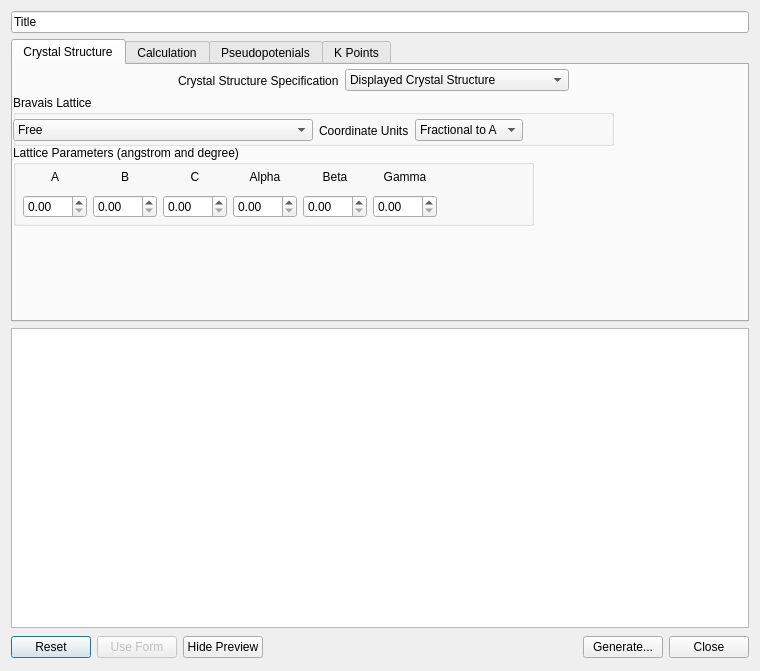
<?xml version="1.0" encoding="UTF-8"?>
<ui version="4.0">
 <class>EspressoInputDialog</class>
 <widget class="QDialog" name="EspressoInputDialog">
  <property name="geometry">
   <rect>
    <x>0</x>
    <y>0</y>
    <width>760</width>
    <height>671</height>
   </rect>
  </property>
  <property name="sizePolicy">
   <sizepolicy hsizetype="Preferred" vsizetype="Preferred">
    <horstretch>0</horstretch>
    <verstretch>0</verstretch>
   </sizepolicy>
  </property>
  <property name="minimumSize">
   <size>
    <width>100</width>
    <height>0</height>
   </size>
  </property>
  <property name="windowTitle">
   <string>Quantum Espresso Input</string>
  </property>
  <layout class="QGridLayout" name="gridLayout_2">
   <item row="2" column="0">
    <layout class="QVBoxLayout" name="verticalLayout_2">
     <item>
      <widget class="QTabWidget" name="tabWidget">
       <property name="sizePolicy">
        <sizepolicy hsizetype="Expanding" vsizetype="Preferred">
         <horstretch>0</horstretch>
         <verstretch>0</verstretch>
        </sizepolicy>
       </property>
       <property name="minimumSize">
        <size>
         <width>0</width>
         <height>250</height>
        </size>
       </property>
       <property name="currentIndex">
        <number>0</number>
       </property>
       <widget class="QWidget" name="tab">
        <attribute name="title">
         <string>Crystal Structure</string>
        </attribute>
        <widget class="QWidget" name="horizontalLayoutWidget">
         <property name="geometry">
          <rect>
           <x>0</x>
           <y>0</y>
           <width>721</width>
           <height>31</height>
          </rect>
         </property>
         <layout class="QHBoxLayout" name="horizontalLayout_2">
          <item>
           <spacer name="horizontalSpacer_3">
            <property name="orientation">
             <enum>Qt::Horizontal</enum>
            </property>
            <property name="sizeHint" stdset="0">
             <size>
              <width>40</width>
              <height>20</height>
             </size>
            </property>
           </spacer>
          </item>
          <item>
           <widget class="QLabel" name="label">
            <property name="text">
             <string>Crystal Structure Specification</string>
            </property>
           </widget>
          </item>
          <item>
           <widget class="QComboBox" name="crystalCombo">
            <item>
             <property name="text">
              <string>Displayed Crystal Structure</string>
             </property>
            </item>
            <item>
             <property name="text">
              <string>Generate Primitve Lattice and Basis</string>
             </property>
            </item>
            <item>
             <property name="text">
              <string>Manual</string>
             </property>
            </item>
           </widget>
          </item>
          <item>
           <spacer name="horizontalSpacer_2">
            <property name="orientation">
             <enum>Qt::Horizontal</enum>
            </property>
            <property name="sizeHint" stdset="0">
             <size>
              <width>40</width>
              <height>20</height>
             </size>
            </property>
           </spacer>
          </item>
         </layout>
        </widget>
        <widget class="QGroupBox" name="groupBox">
         <property name="geometry">
          <rect>
           <x>0</x>
           <y>80</y>
           <width>521</width>
           <height>81</height>
          </rect>
         </property>
         <property name="title">
          <string>Lattice Parameters (angstrom and degree)</string>
         </property>
         <widget class="QWidget" name="gridLayoutWidget_2">
          <property name="geometry">
           <rect>
            <x>10</x>
            <y>20</y>
            <width>511</width>
            <height>53</height>
           </rect>
          </property>
          <layout class="QGridLayout" name="gridLayout_3">
           <item row="1" column="0">
            <widget class="QDoubleSpinBox" name="spinLatticeA">
             <property name="maximum">
              <double>360.000000000000000</double>
             </property>
            </widget>
           </item>
           <item row="0" column="0">
            <widget class="QLabel" name="label_2">
             <property name="text">
              <string>A</string>
             </property>
             <property name="alignment">
              <set>Qt::AlignCenter</set>
             </property>
            </widget>
           </item>
           <item row="0" column="1">
            <widget class="QLabel" name="label_3">
             <property name="text">
              <string>B</string>
             </property>
             <property name="alignment">
              <set>Qt::AlignCenter</set>
             </property>
            </widget>
           </item>
           <item row="1" column="1">
            <widget class="QDoubleSpinBox" name="spinLatticeB">
             <property name="maximum">
              <double>360.000000000000000</double>
             </property>
            </widget>
           </item>
           <item row="0" column="2">
            <widget class="QLabel" name="label_4">
             <property name="text">
              <string>C</string>
             </property>
             <property name="alignment">
              <set>Qt::AlignCenter</set>
             </property>
            </widget>
           </item>
           <item row="0" column="3">
            <widget class="QLabel" name="label_5">
             <property name="text">
              <string>Alpha</string>
             </property>
             <property name="alignment">
              <set>Qt::AlignCenter</set>
             </property>
            </widget>
           </item>
           <item row="0" column="4">
            <widget class="QLabel" name="label_6">
             <property name="text">
              <string>Beta</string>
             </property>
             <property name="alignment">
              <set>Qt::AlignCenter</set>
             </property>
            </widget>
           </item>
           <item row="0" column="5">
            <widget class="QLabel" name="label_7">
             <property name="text">
              <string>Gamma</string>
             </property>
             <property name="alignment">
              <set>Qt::AlignCenter</set>
             </property>
            </widget>
           </item>
           <item row="1" column="2">
            <widget class="QDoubleSpinBox" name="spinLatticeC">
             <property name="maximum">
              <double>360.000000000000000</double>
             </property>
            </widget>
           </item>
           <item row="1" column="3">
            <widget class="QDoubleSpinBox" name="spinLatticeAlpha">
             <property name="maximum">
              <double>360.000000000000000</double>
             </property>
            </widget>
           </item>
           <item row="1" column="4">
            <widget class="QDoubleSpinBox" name="spinLatticeBeta">
             <property name="maximum">
              <double>360.000000000000000</double>
             </property>
            </widget>
           </item>
           <item row="1" column="5">
            <widget class="QDoubleSpinBox" name="spinLatticeGamma">
             <property name="maximum">
              <double>360.000000000000000</double>
             </property>
            </widget>
           </item>
           <item row="1" column="6">
            <spacer name="horizontalSpacer_5">
             <property name="orientation">
              <enum>Qt::Horizontal</enum>
             </property>
             <property name="sizeHint" stdset="0">
              <size>
               <width>40</width>
               <height>20</height>
              </size>
             </property>
            </spacer>
           </item>
          </layout>
         </widget>
        </widget>
        <widget class="QGroupBox" name="groupBox_5">
         <property name="geometry">
          <rect>
           <x>0</x>
           <y>30</y>
           <width>601</width>
           <height>51</height>
          </rect>
         </property>
         <property name="title">
          <string>Bravais Lattice</string>
         </property>
         <widget class="QWidget" name="horizontalLayoutWidget_2">
          <property name="geometry">
           <rect>
            <x>0</x>
            <y>20</y>
            <width>591</width>
            <height>31</height>
           </rect>
          </property>
          <layout class="QHBoxLayout" name="horizontalLayout_3">
           <item>
            <widget class="QComboBox" name="comboBravais">
             <property name="sizePolicy">
              <sizepolicy hsizetype="Fixed" vsizetype="Fixed">
               <horstretch>0</horstretch>
               <verstretch>0</verstretch>
              </sizepolicy>
             </property>
             <property name="minimumSize">
              <size>
               <width>300</width>
               <height>0</height>
              </size>
             </property>
             <property name="currentIndex">
              <number>0</number>
             </property>
             <item>
              <property name="text">
               <string>Free</string>
              </property>
             </item>
             <item>
              <property name="text">
               <string>Simple Cubic (P)</string>
              </property>
             </item>
             <item>
              <property name="text">
               <string>Face-centered Cubic (F)</string>
              </property>
             </item>
             <item>
              <property name="text">
               <string>Body-centered Cubic (I)</string>
              </property>
             </item>
             <item>
              <property name="text">
               <string>Hexagonal and Trigonal P</string>
              </property>
             </item>
             <item>
              <property name="text">
               <string>Trigonal R</string>
              </property>
             </item>
             <item>
              <property name="text">
               <string>Tetragonal P (st)</string>
              </property>
             </item>
             <item>
              <property name="text">
               <string>Tetragonal I (bct)</string>
              </property>
             </item>
             <item>
              <property name="text">
               <string>Orthorombic P</string>
              </property>
             </item>
             <item>
              <property name="text">
               <string>Orthorombic base-centered (bco)</string>
              </property>
             </item>
             <item>
              <property name="text">
               <string>Orthorombic face-centered</string>
              </property>
             </item>
             <item>
              <property name="text">
               <string>Orthorombic body-centered</string>
              </property>
             </item>
             <item>
              <property name="text">
               <string>Monoclinic P</string>
              </property>
             </item>
             <item>
              <property name="text">
               <string>Monoclinic base-centered</string>
              </property>
             </item>
             <item>
              <property name="text">
               <string>Triclinic</string>
              </property>
             </item>
            </widget>
           </item>
           <item>
            <widget class="QLabel" name="label_10">
             <property name="text">
              <string>Coordinate Units</string>
             </property>
            </widget>
           </item>
           <item>
            <widget class="QComboBox" name="comboUnits">
             <property name="sizePolicy">
              <sizepolicy hsizetype="Fixed" vsizetype="Fixed">
               <horstretch>0</horstretch>
               <verstretch>0</verstretch>
              </sizepolicy>
             </property>
             <property name="minimumSize">
              <size>
               <width>0</width>
               <height>0</height>
              </size>
             </property>
             <item>
              <property name="text">
               <string>Fractional to A</string>
              </property>
             </item>
             <item>
              <property name="text">
               <string>Bohr</string>
              </property>
             </item>
             <item>
              <property name="text">
               <string>Angstrom</string>
              </property>
             </item>
            </widget>
           </item>
           <item>
            <spacer name="horizontalSpacer_4">
             <property name="orientation">
              <enum>Qt::Horizontal</enum>
             </property>
             <property name="sizeHint" stdset="0">
              <size>
               <width>40</width>
               <height>20</height>
              </size>
             </property>
            </spacer>
           </item>
          </layout>
         </widget>
        </widget>
       </widget>
       <widget class="QWidget" name="tab_2">
        <attribute name="title">
         <string>Calculation</string>
        </attribute>
        <widget class="QGroupBox" name="groupBox_2">
         <property name="geometry">
          <rect>
           <x>0</x>
           <y>-7</y>
           <width>711</width>
           <height>120</height>
          </rect>
         </property>
         <property name="title">
          <string>General</string>
         </property>
         <widget class="QWidget" name="horizontalLayoutWidget_3">
          <property name="geometry">
           <rect>
            <x>10</x>
            <y>20</y>
            <width>701</width>
            <height>31</height>
           </rect>
          </property>
          <layout class="QHBoxLayout" name="horizontalLayout_4">
           <item>
            <widget class="QLabel" name="label_11">
             <property name="text">
              <string>Calculation</string>
             </property>
            </widget>
           </item>
           <item>
            <widget class="QComboBox" name="comboCalc">
             <property name="minimumSize">
              <size>
               <width>250</width>
               <height>0</height>
              </size>
             </property>
             <item>
              <property name="text">
               <string>SCF</string>
              </property>
             </item>
             <item>
              <property name="text">
               <string>non-SCF</string>
              </property>
             </item>
             <item>
              <property name="text">
               <string>Bands</string>
              </property>
             </item>
             <item>
              <property name="text">
               <string>Geometry Relaxation</string>
              </property>
             </item>
             <item>
              <property name="text">
               <string>Molecular Dynamics</string>
              </property>
             </item>
             <item>
              <property name="text">
               <string>Variable Cell Geometry Relaxation</string>
              </property>
             </item>
             <item>
              <property name="text">
               <string>Variable Cell Molecular Dynamics</string>
              </property>
             </item>
            </widget>
           </item>
           <item>
            <widget class="QLabel" name="label_12">
             <property name="text">
              <string>Verbosity</string>
             </property>
            </widget>
           </item>
           <item>
            <widget class="QComboBox" name="comboVerbose">
             <item>
              <property name="text">
               <string>High</string>
              </property>
             </item>
             <item>
              <property name="text">
               <string>Default</string>
              </property>
             </item>
             <item>
              <property name="text">
               <string>Low</string>
              </property>
             </item>
             <item>
              <property name="text">
               <string>Minimal</string>
              </property>
             </item>
            </widget>
           </item>
           <item>
            <widget class="QLabel" name="label_13">
             <property name="text">
              <string>Restart</string>
             </property>
            </widget>
           </item>
           <item>
            <widget class="QComboBox" name="comboRestart">
             <property name="minimumSize">
              <size>
               <width>120</width>
               <height>0</height>
              </size>
             </property>
             <item>
              <property name="text">
               <string>From Scratch</string>
              </property>
             </item>
             <item>
              <property name="text">
               <string>Restart</string>
              </property>
             </item>
            </widget>
           </item>
           <item>
            <spacer name="horizontalSpacer_6">
             <property name="orientation">
              <enum>Qt::Horizontal</enum>
             </property>
             <property name="sizeHint" stdset="0">
              <size>
               <width>40</width>
               <height>20</height>
              </size>
             </property>
            </spacer>
           </item>
          </layout>
         </widget>
         <widget class="QWidget" name="horizontalLayoutWidget_5">
          <property name="geometry">
           <rect>
            <x>10</x>
            <y>50</y>
            <width>691</width>
            <height>31</height>
           </rect>
          </property>
          <layout class="QHBoxLayout" name="horizontalLayout_6">
           <item>
            <widget class="QLabel" name="label_8">
             <property name="text">
              <string>Output Directory</string>
             </property>
            </widget>
           </item>
           <item>
            <widget class="QLineEdit" name="lineOutput">
             <property name="text">
              <string>tmp</string>
             </property>
            </widget>
           </item>
           <item>
            <widget class="QLabel" name="label_14">
             <property name="text">
              <string>Prefix</string>
             </property>
            </widget>
           </item>
           <item>
            <widget class="QLineEdit" name="linePrefix">
             <property name="placeholderText">
              <string>Calculation Name</string>
             </property>
            </widget>
           </item>
          </layout>
         </widget>
         <widget class="QWidget" name="horizontalLayoutWidget_7">
          <property name="geometry">
           <rect>
            <x>10</x>
            <y>80</y>
            <width>701</width>
            <height>32</height>
           </rect>
          </property>
          <layout class="QHBoxLayout" name="horizontalLayout_8">
           <item>
            <widget class="QCheckBox" name="checkSymm">
             <property name="text">
              <string>Use Symmetry</string>
             </property>
             <property name="checked">
              <bool>true</bool>
             </property>
            </widget>
           </item>
           <item>
            <spacer name="horizontalSpacer_7">
             <property name="orientation">
              <enum>Qt::Horizontal</enum>
             </property>
             <property name="sizeHint" stdset="0">
              <size>
               <width>40</width>
               <height>20</height>
              </size>
             </property>
            </spacer>
           </item>
          </layout>
         </widget>
        </widget>
        <widget class="QGroupBox" name="groupBox_3">
         <property name="geometry">
          <rect>
           <x>300</x>
           <y>107</y>
           <width>231</width>
           <height>81</height>
          </rect>
         </property>
         <property name="title">
          <string>Smearing</string>
         </property>
         <widget class="QWidget" name="horizontalLayoutWidget_4">
          <property name="geometry">
           <rect>
            <x>10</x>
            <y>20</y>
            <width>228</width>
            <height>31</height>
           </rect>
          </property>
          <layout class="QHBoxLayout" name="horizontalLayout_5">
           <item>
            <widget class="QLabel" name="label_20">
             <property name="text">
              <string>Smearing</string>
             </property>
            </widget>
           </item>
           <item>
            <widget class="QComboBox" name="comboSmear">
             <property name="minimumSize">
              <size>
               <width>155</width>
               <height>0</height>
              </size>
             </property>
             <item>
              <property name="text">
               <string>Gaussian</string>
              </property>
             </item>
             <item>
              <property name="text">
               <string>Methfessel-Paxton</string>
              </property>
             </item>
             <item>
              <property name="text">
               <string>Marzai-Vanderbilt</string>
              </property>
             </item>
             <item>
              <property name="text">
               <string>Fermi-Dirac</string>
              </property>
             </item>
            </widget>
           </item>
           <item>
            <spacer name="horizontalSpacer_8">
             <property name="orientation">
              <enum>Qt::Horizontal</enum>
             </property>
             <property name="sizeHint" stdset="0">
              <size>
               <width>40</width>
               <height>20</height>
              </size>
             </property>
            </spacer>
           </item>
          </layout>
         </widget>
         <widget class="QWidget" name="horizontalLayoutWidget_8">
          <property name="geometry">
           <rect>
            <x>10</x>
            <y>50</y>
            <width>221</width>
            <height>31</height>
           </rect>
          </property>
          <layout class="QHBoxLayout" name="horizontalLayout_9">
           <item>
            <widget class="QLabel" name="label_19">
             <property name="text">
              <string>Gaussian Spreading</string>
             </property>
            </widget>
           </item>
           <item>
            <widget class="QDoubleSpinBox" name="spinDGauss"/>
           </item>
           <item>
            <spacer name="horizontalSpacer_9">
             <property name="orientation">
              <enum>Qt::Horizontal</enum>
             </property>
             <property name="sizeHint" stdset="0">
              <size>
               <width>40</width>
               <height>20</height>
              </size>
             </property>
            </spacer>
           </item>
          </layout>
         </widget>
        </widget>
        <widget class="QGroupBox" name="groupBox_4">
         <property name="geometry">
          <rect>
           <x>0</x>
           <y>107</y>
           <width>281</width>
           <height>111</height>
          </rect>
         </property>
         <property name="title">
          <string>Calculation Parameters</string>
         </property>
         <widget class="QWidget" name="horizontalLayoutWidget_9">
          <property name="geometry">
           <rect>
            <x>10</x>
            <y>20</y>
            <width>281</width>
            <height>32</height>
           </rect>
          </property>
          <layout class="QHBoxLayout" name="horizontalLayout_10">
           <item>
            <widget class="QLabel" name="label_16">
             <property name="text">
              <string>Number of Bands</string>
             </property>
            </widget>
           </item>
           <item>
            <widget class="QCheckBox" name="checkAutoBands">
             <property name="text">
              <string>Automatic</string>
             </property>
             <property name="checked">
              <bool>true</bool>
             </property>
            </widget>
           </item>
           <item>
            <widget class="QSpinBox" name="spinBands">
             <property name="enabled">
              <bool>false</bool>
             </property>
            </widget>
           </item>
           <item>
            <spacer name="horizontalSpacer_11">
             <property name="orientation">
              <enum>Qt::Horizontal</enum>
             </property>
             <property name="sizeHint" stdset="0">
              <size>
               <width>40</width>
               <height>20</height>
              </size>
             </property>
            </spacer>
           </item>
          </layout>
         </widget>
         <widget class="QWidget" name="horizontalLayoutWidget_10">
          <property name="geometry">
           <rect>
            <x>10</x>
            <y>50</y>
            <width>281</width>
            <height>30</height>
           </rect>
          </property>
          <layout class="QHBoxLayout" name="horizontalLayout_11">
           <item>
            <widget class="QLabel" name="label_17">
             <property name="text">
              <string>Charge</string>
             </property>
            </widget>
           </item>
           <item>
            <widget class="QDoubleSpinBox" name="spinCharge"/>
           </item>
           <item>
            <widget class="QLabel" name="label_18">
             <property name="text">
              <string>WF Cutoff</string>
             </property>
            </widget>
           </item>
           <item>
            <widget class="QDoubleSpinBox" name="spinCutoff">
             <property name="value">
              <double>20.000000000000000</double>
             </property>
            </widget>
           </item>
           <item>
            <spacer name="horizontalSpacer_10">
             <property name="orientation">
              <enum>Qt::Horizontal</enum>
             </property>
             <property name="sizeHint" stdset="0">
              <size>
               <width>40</width>
               <height>20</height>
              </size>
             </property>
            </spacer>
           </item>
          </layout>
         </widget>
         <widget class="QWidget" name="horizontalLayoutWidget_14">
          <property name="geometry">
           <rect>
            <x>10</x>
            <y>79</y>
            <width>277</width>
            <height>30</height>
           </rect>
          </property>
          <layout class="QHBoxLayout" name="horizontalLayout_15">
           <item>
            <widget class="QLabel" name="label_26">
             <property name="text">
              <string>Time Step</string>
             </property>
            </widget>
           </item>
           <item>
            <widget class="QDoubleSpinBox" name="spinTimeStep">
             <property name="enabled">
              <bool>false</bool>
             </property>
             <property name="maximum">
              <double>200.000000000000000</double>
             </property>
             <property name="value">
              <double>20.000000000000000</double>
             </property>
            </widget>
           </item>
           <item>
            <widget class="QLabel" name="label_38">
             <property name="text">
              <string>Steps</string>
             </property>
            </widget>
           </item>
           <item>
            <widget class="QSpinBox" name="spinSteps">
             <property name="enabled">
              <bool>false</bool>
             </property>
             <property name="maximum">
              <number>10000</number>
             </property>
             <property name="value">
              <number>100</number>
             </property>
            </widget>
           </item>
           <item>
            <spacer name="horizontalSpacer_19">
             <property name="orientation">
              <enum>Qt::Horizontal</enum>
             </property>
             <property name="sizeHint" stdset="0">
              <size>
               <width>40</width>
               <height>20</height>
              </size>
             </property>
            </spacer>
           </item>
          </layout>
         </widget>
        </widget>
        <widget class="QGroupBox" name="groupBox_7">
         <property name="geometry">
          <rect>
           <x>540</x>
           <y>107</y>
           <width>171</width>
           <height>81</height>
          </rect>
         </property>
         <property name="title">
          <string>Forces</string>
         </property>
         <widget class="QWidget" name="horizontalLayoutWidget_12">
          <property name="geometry">
           <rect>
            <x>10</x>
            <y>20</y>
            <width>160</width>
            <height>30</height>
           </rect>
          </property>
          <layout class="QHBoxLayout" name="horizontalLayout_13">
           <item>
            <widget class="QCheckBox" name="checkStress">
             <property name="text">
              <string>Compute Stress</string>
             </property>
            </widget>
           </item>
           <item>
            <spacer name="horizontalSpacer_17">
             <property name="orientation">
              <enum>Qt::Horizontal</enum>
             </property>
             <property name="sizeHint" stdset="0">
              <size>
               <width>40</width>
               <height>20</height>
              </size>
             </property>
            </spacer>
           </item>
          </layout>
         </widget>
         <widget class="QWidget" name="horizontalLayoutWidget_13">
          <property name="geometry">
           <rect>
            <x>10</x>
            <y>50</y>
            <width>160</width>
            <height>30</height>
           </rect>
          </property>
          <layout class="QHBoxLayout" name="horizontalLayout_14">
           <item>
            <widget class="QCheckBox" name="checkForces">
             <property name="text">
              <string>Print Forces</string>
             </property>
            </widget>
           </item>
           <item>
            <spacer name="horizontalSpacer_18">
             <property name="orientation">
              <enum>Qt::Horizontal</enum>
             </property>
             <property name="sizeHint" stdset="0">
              <size>
               <width>40</width>
               <height>20</height>
              </size>
             </property>
            </spacer>
           </item>
          </layout>
         </widget>
        </widget>
       </widget>
       <widget class="QWidget" name="tab_4">
        <attribute name="title">
         <string>Pseudopotenials</string>
        </attribute>
        <widget class="QWidget" name="horizontalLayoutWidget_6">
         <property name="geometry">
          <rect>
           <x>0</x>
           <y>0</y>
           <width>721</width>
           <height>34</height>
          </rect>
         </property>
         <layout class="QHBoxLayout" name="horizontalLayout_7">
          <item>
           <widget class="QCheckBox" name="checkPseudoEnv">
            <property name="text">
             <string>Use $ESPRESSO_PSEUDO</string>
            </property>
            <property name="checked">
             <bool>true</bool>
            </property>
           </widget>
          </item>
          <item>
           <spacer name="horizontalSpacer_12">
            <property name="orientation">
             <enum>Qt::Horizontal</enum>
            </property>
            <property name="sizeHint" stdset="0">
             <size>
              <width>40</width>
              <height>20</height>
             </size>
            </property>
           </spacer>
          </item>
          <item>
           <widget class="QLabel" name="label_15">
            <property name="text">
             <string>Pseudopotential Directory</string>
            </property>
           </widget>
          </item>
          <item>
           <widget class="QLineEdit" name="linePseudo">
            <property name="enabled">
             <bool>false</bool>
            </property>
            <property name="minimumSize">
             <size>
              <width>300</width>
              <height>0</height>
             </size>
            </property>
            <property name="placeholderText">
             <string>$ESPRESSO_HOME/pseudo</string>
            </property>
           </widget>
          </item>
          <item>
           <spacer name="horizontalSpacer_13">
            <property name="orientation">
             <enum>Qt::Horizontal</enum>
            </property>
            <property name="sizeHint" stdset="0">
             <size>
              <width>40</width>
              <height>20</height>
             </size>
            </property>
           </spacer>
          </item>
         </layout>
        </widget>
        <widget class="QGroupBox" name="groupBox_8">
         <property name="geometry">
          <rect>
           <x>0</x>
           <y>40</y>
           <width>381</width>
           <height>171</height>
          </rect>
         </property>
         <property name="title">
          <string>Pseudopotential Selection</string>
         </property>
         <widget class="QTableWidget" name="pseudoTableWidget">
          <property name="geometry">
           <rect>
            <x>10</x>
            <y>30</y>
            <width>361</width>
            <height>131</height>
           </rect>
          </property>
         </widget>
        </widget>
        <widget class="QTextBrowser" name="textBrowser">
         <property name="geometry">
          <rect>
           <x>400</x>
           <y>60</y>
           <width>311</width>
           <height>151</height>
          </rect>
         </property>
         <property name="html">
          <string>&lt;!DOCTYPE HTML PUBLIC &quot;-//W3C//DTD HTML 4.0//EN&quot; &quot;http://www.w3.org/TR/REC-html40/strict.dtd&quot;&gt;
&lt;html&gt;&lt;head&gt;&lt;meta name=&quot;qrichtext&quot; content=&quot;1&quot; /&gt;&lt;style type=&quot;text/css&quot;&gt;
p, li { white-space: pre-wrap; }
&lt;/style&gt;&lt;/head&gt;&lt;body style=&quot; font-family:'Lucida Grande'; font-size:13pt; font-weight:400; font-style:normal;&quot;&gt;
&lt;p style=&quot; margin-top:0px; margin-bottom:0px; margin-left:0px; margin-right:0px; -qt-block-indent:0; text-indent:0px;&quot;&gt;To obtain the full pseudo potential archive, click the link below.  The current pseudopotential selections were taken from the archive on April 12, 2012.&lt;/p&gt;
&lt;p style=&quot;-qt-paragraph-type:empty; margin-top:0px; margin-bottom:0px; margin-left:0px; margin-right:0px; -qt-block-indent:0; text-indent:0px;&quot;&gt;&lt;/p&gt;
&lt;p style=&quot; margin-top:0px; margin-bottom:0px; margin-left:0px; margin-right:0px; -qt-block-indent:0; text-indent:0px;&quot;&gt;&lt;a href=&quot;http://www.quantum-espresso.org/pseudo/espresso_pp.tar.gz&quot;&gt;&lt;span style=&quot; text-decoration: underline; color:#0000ff;&quot;&gt;http://www.quantum-espresso.org/pseudo/espresso_pp.tar.gz&lt;/span&gt;&lt;/a&gt;&lt;/p&gt;&lt;/body&gt;&lt;/html&gt;</string>
         </property>
        </widget>
       </widget>
       <widget class="QWidget" name="tab_3">
        <attribute name="title">
         <string>K Points</string>
        </attribute>
        <widget class="QWidget" name="horizontalLayoutWidget_11">
         <property name="geometry">
          <rect>
           <x>0</x>
           <y>0</y>
           <width>721</width>
           <height>31</height>
          </rect>
         </property>
         <layout class="QHBoxLayout" name="horizontalLayout_12">
          <item>
           <spacer name="horizontalSpacer_16">
            <property name="orientation">
             <enum>Qt::Horizontal</enum>
            </property>
            <property name="sizeHint" stdset="0">
             <size>
              <width>40</width>
              <height>20</height>
             </size>
            </property>
           </spacer>
          </item>
          <item>
           <widget class="QLabel" name="label_9">
            <property name="text">
             <string>K Point Specification</string>
            </property>
           </widget>
          </item>
          <item>
           <widget class="QComboBox" name="comboKPoint">
            <item>
             <property name="text">
              <string>Automatic</string>
             </property>
            </item>
            <item>
             <property name="text">
              <string>Gamma</string>
             </property>
            </item>
           </widget>
          </item>
          <item>
           <spacer name="horizontalSpacer_15">
            <property name="orientation">
             <enum>Qt::Horizontal</enum>
            </property>
            <property name="sizeHint" stdset="0">
             <size>
              <width>40</width>
              <height>20</height>
             </size>
            </property>
           </spacer>
          </item>
         </layout>
        </widget>
        <widget class="QGroupBox" name="groupBox_6">
         <property name="geometry">
          <rect>
           <x>0</x>
           <y>30</y>
           <width>351</width>
           <height>111</height>
          </rect>
         </property>
         <property name="title">
          <string>Monkhorst-Pack</string>
         </property>
         <widget class="QWidget" name="gridLayoutWidget">
          <property name="geometry">
           <rect>
            <x>0</x>
            <y>20</y>
            <width>351</width>
            <height>82</height>
           </rect>
          </property>
          <layout class="QGridLayout" name="gridLayout">
           <item row="1" column="1">
            <widget class="QSpinBox" name="spinKA">
             <property name="minimum">
              <number>1</number>
             </property>
             <property name="value">
              <number>4</number>
             </property>
            </widget>
           </item>
           <item row="1" column="2">
            <widget class="QSpinBox" name="spinKB">
             <property name="minimum">
              <number>1</number>
             </property>
             <property name="value">
              <number>4</number>
             </property>
            </widget>
           </item>
           <item row="1" column="3">
            <widget class="QSpinBox" name="spinKC">
             <property name="minimum">
              <number>1</number>
             </property>
             <property name="value">
              <number>4</number>
             </property>
            </widget>
           </item>
           <item row="0" column="1">
            <widget class="QLabel" name="label_22">
             <property name="text">
              <string>A</string>
             </property>
             <property name="alignment">
              <set>Qt::AlignCenter</set>
             </property>
            </widget>
           </item>
           <item row="0" column="2">
            <widget class="QLabel" name="label_23">
             <property name="text">
              <string>B</string>
             </property>
             <property name="alignment">
              <set>Qt::AlignCenter</set>
             </property>
            </widget>
           </item>
           <item row="0" column="3">
            <widget class="QLabel" name="label_24">
             <property name="text">
              <string>C</string>
             </property>
             <property name="alignment">
              <set>Qt::AlignCenter</set>
             </property>
            </widget>
           </item>
           <item row="1" column="0">
            <widget class="QLabel" name="label_21">
             <property name="text">
              <string>Number of Points</string>
             </property>
            </widget>
           </item>
           <item row="2" column="0">
            <widget class="QLabel" name="label_25">
             <property name="text">
              <string>Offset</string>
             </property>
            </widget>
           </item>
           <item row="2" column="1">
            <widget class="QCheckBox" name="checkOffA">
             <property name="text">
              <string>A</string>
             </property>
             <property name="checked">
              <bool>true</bool>
             </property>
            </widget>
           </item>
           <item row="2" column="2">
            <widget class="QCheckBox" name="checkOffB">
             <property name="text">
              <string>B</string>
             </property>
             <property name="checked">
              <bool>true</bool>
             </property>
            </widget>
           </item>
           <item row="2" column="3">
            <widget class="QCheckBox" name="checkOffC">
             <property name="text">
              <string>C</string>
             </property>
             <property name="checked">
              <bool>true</bool>
             </property>
            </widget>
           </item>
           <item row="1" column="4">
            <spacer name="horizontalSpacer_14">
             <property name="orientation">
              <enum>Qt::Horizontal</enum>
             </property>
             <property name="sizeHint" stdset="0">
              <size>
               <width>40</width>
               <height>20</height>
              </size>
             </property>
            </spacer>
           </item>
          </layout>
         </widget>
        </widget>
       </widget>
      </widget>
     </item>
     <item>
      <widget class="QTextEdit" name="previewText">
       <property name="enabled">
        <bool>true</bool>
       </property>
       <property name="sizePolicy">
        <sizepolicy hsizetype="Expanding" vsizetype="Fixed">
         <horstretch>0</horstretch>
         <verstretch>0</verstretch>
        </sizepolicy>
       </property>
       <property name="minimumSize">
        <size>
         <width>0</width>
         <height>300</height>
        </size>
       </property>
       <property name="font">
        <font>
         <family>Monaco</family>
         <pointsize>14</pointsize>
        </font>
       </property>
       <property name="readOnly">
        <bool>false</bool>
       </property>
       <property name="acceptRichText">
        <bool>false</bool>
       </property>
      </widget>
     </item>
     <item>
      <layout class="QHBoxLayout" name="horizontalLayout">
       <item>
        <widget class="QPushButton" name="resetButton">
         <property name="text">
          <string>Reset</string>
         </property>
        </widget>
       </item>
       <item>
        <widget class="QPushButton" name="enableFormButton">
         <property name="enabled">
          <bool>false</bool>
         </property>
         <property name="text">
          <string>Use Form</string>
         </property>
        </widget>
       </item>
       <item>
        <widget class="QPushButton" name="moreButton">
         <property name="sizePolicy">
          <sizepolicy hsizetype="Fixed" vsizetype="Fixed">
           <horstretch>0</horstretch>
           <verstretch>0</verstretch>
          </sizepolicy>
         </property>
         <property name="text">
          <string>Hide Preview</string>
         </property>
        </widget>
       </item>
       <item>
        <spacer name="horizontalSpacer">
         <property name="orientation">
          <enum>Qt::Horizontal</enum>
         </property>
         <property name="sizeHint" stdset="0">
          <size>
           <width>216</width>
           <height>26</height>
          </size>
         </property>
        </spacer>
       </item>
       <item>
        <widget class="QPushButton" name="generateButton">
         <property name="text">
          <string>Generate...</string>
         </property>
        </widget>
       </item>
       <item>
        <widget class="QPushButton" name="closeButton">
         <property name="text">
          <string>Close</string>
         </property>
        </widget>
       </item>
      </layout>
     </item>
    </layout>
   </item>
   <item row="0" column="0">
    <widget class="QLineEdit" name="titleLine">
     <property name="text">
      <string>Title</string>
     </property>
    </widget>
   </item>
  </layout>
 </widget>
 <resources/>
 <connections/>
</ui>
